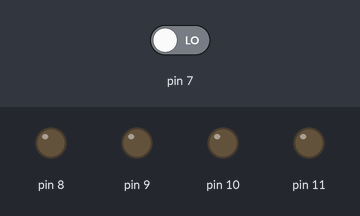
Bench run of a sketch on a simulated Arduino Uno, built with avr-gcc and run on an emulated ATmega328P. Parts: output pins drawn as LEDs (lit = HIGH). Dashed ring = blinking. The inputs (shaded band) are chosen by the test bench; at power-on: pin 7 LOW.

Above: at 1.8 s.
1.9 s: pin 7 driven HIGH
At 2.4 s:
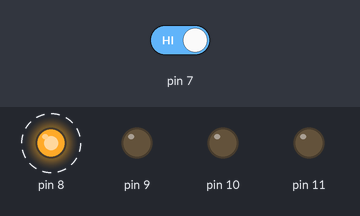
At 4.8 s:
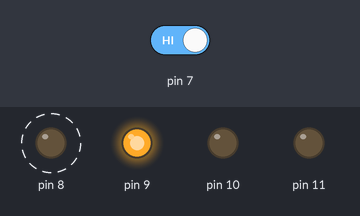
4.9 s: pin 7 driven LOW
At 5.7 s:
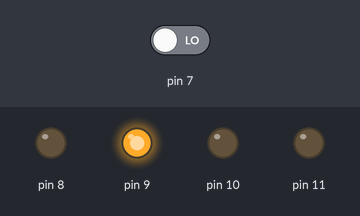
Timing chart, 0 to 7.9 s (numbered marks = the images above; inputs shaded):
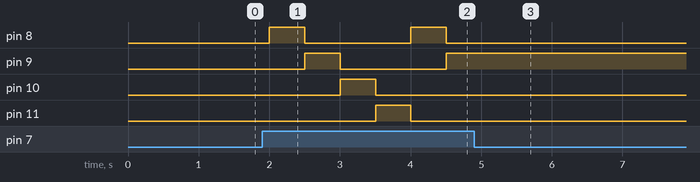

The sketch:

sketch_nov04a.ino
```cpp
/*controlador de ventilador
Este programa simula la funcion de un ventilador con control digital
*/

int Cont = 0;
int Boton = 0;

void setup() {
  //Modos del pin leds
  pinMode(8, OUTPUT);
  pinMode(9, OUTPUT);
  pinMode(10, OUTPUT);
  pinMode(11, OUTPUT);

  //Aqui esta el Boton
  pinMode (7, INPUT);
}

void loop() {

  Boton = digitalRead(7);

  if (Boton == 1 )
  {
    Cont = Cont + 1;
    delay (1);
    Boton = 0;

    if (Cont == 5)
    {
      Cont = 1;
    }
  }

  if (Cont == 1)
  {
    digitalWrite(8, HIGH);
    digitalWrite(9, LOW);
    digitalWrite(10, LOW);
    digitalWrite(11, LOW);
  }

  if (Cont == 2)
  {
    digitalWrite(8, LOW);
    digitalWrite(9, HIGH);
    digitalWrite(10, LOW);
    digitalWrite(11, LOW);
  }

  if (Cont == 3)
  {
    digitalWrite(8, LOW);
    digitalWrite(9, LOW);
    digitalWrite(10, HIGH);
    digitalWrite(11, LOW);
  }

  if (Cont == 4)
  {
    digitalWrite(8, LOW);
    digitalWrite(9, LOW);
    digitalWrite(10, LOW);
    digitalWrite(11, HIGH);
  }

  delay (500);
}
```

Measured:
- after the input at 1.9 s, pin 8: alternates HIGH for 0.50 s and LOW for 1.5 s, starting after 0.10 s; pin 9: LOW → HIGH after 0.60 s, → LOW 0.50 s later, → HIGH 1.5 s later; pin 10: LOW → HIGH after 1.1 s, → LOW 0.50 s later; pin 11: LOW → HIGH after 1.6 s, → LOW 0.50 s later
- after the input at 4.9 s, pin 8, pin 10, pin 11: stops changing and stays LOW; pin 9: stops changing and stays HIGH
